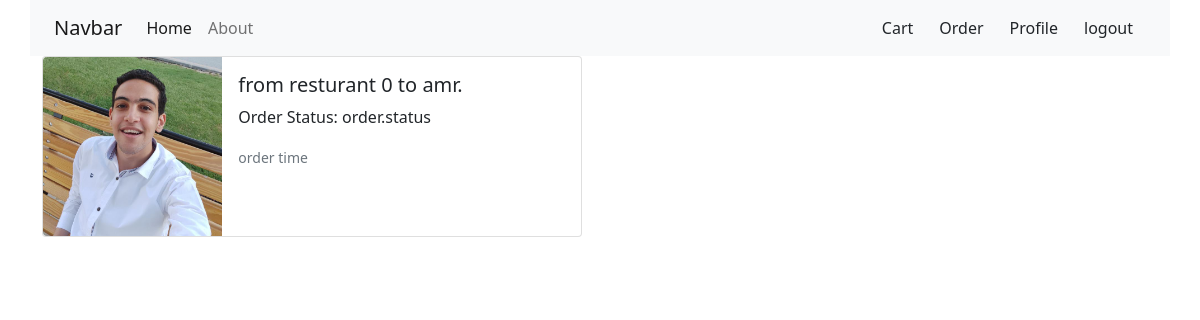
/order/ (signed in), run on the app's committed database.
### resturant/models.py (models this page shows, shortened)
class Order(models.Model):
	user = models.ForeignKey(User, on_delete=models.CASCADE, null=True)
	resturant = models.ForeignKey(Resturant, on_delete=models.CASCADE, null=True)
	def __str__(self):
		return f"from {self.resturant} to {self.user}."

class Resturant(models.Model):
	name = models.CharField(max_length=100)
	image = models.ImageField(default='default.jpg', upload_to='rest_imgs')
	address = models.TextField()
	opened = models.BooleanField(default=True)
	rate = models.IntegerField(default=3)
	min_charge = models.IntegerField(default=5)
	deliver = models.IntegerField(default=30)
	def __str__(self):
		return self.name

### resturant/views.py (the view)
# urls.py: path('order/',resturant_views.OrderListView.as_view(), name='order'),
class OrderListView(ListView):
	model = Order
	template_name = 'resturant/order.html'
	context_object_name = 'orders'
	def get_queryset(self):
		user = self.request.user
		return Order.objects.filter(user=user)

### resturant/templates/resturant/order.html (shortened to what this page needs)
{% extends "resturant/base.html" %}
{% load crispy_forms_tags %}
{% block content %}
	{% for order in orders %}
		<div class="card mb-3" style="max-width: 540px;">
			<div class="row g-0">
				<div class="col-md-4">
				  <a href="{% url 'order-detail' order.id %}"><img src="{{ order.resturant.image.url }}" class="img-fluid rounded-start" alt="..."></a>
				</div>
				<div class="col-md-8">
				  <div class="card-body">
				    <h5 class="card-title">{{ order }}</h5>
				    <p class="card-text">Order Status: order.status</p>
				    <p class="card-text"><small class="text-muted">order time</small></p>
				  </div>
				</div>
			</div>
		</div>
	{% endfor %}
{% endblock content %}

### data on the page
Order: resturant.image (placeholder picture), resturant+user "from resturant 0 to amr."
